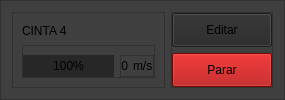
                        <widget class="QFrame" name="f_cinta_1_c_8">
                         <property name="styleSheet">
                          <string notr="true">background-color: rgb(63, 63, 63);</string>
                         </property>
                         <property name="frameShape">
                          <enum>QFrame::StyledPanel</enum>
                         </property>
                         <property name="frameShadow">
                          <enum>QFrame::Raised</enum>
                         </property>
                         <layout class="QHBoxLayout" name="horizontalLayout_27" stretch="3,1">
                          <item>
                           <widget class="QFrame" name="frame_35">
                            <property name="frameShape">
                             <enum>QFrame::StyledPanel</enum>
                            </property>
                            <property name="frameShadow">
                             <enum>QFrame::Raised</enum>
                            </property>
                            <layout class="QVBoxLayout" name="verticalLayout_21" stretch="1,1">
                             <item>
                              <widget class="QLabel" name="l_nombre_cinta_1_c_8">
                               <property name="text">
                                <string>CINTA 4</string>
                               </property>
                              </widget>
                             </item>
                             <item>
                              <widget class="QFrame" name="frame_36">
                               <property name="sizePolicy">
                                <sizepolicy hsizetype="Minimum" vsizetype="Fixed">
                                 <horstretch>0</horstretch>
                                 <verstretch>0</verstretch>
                                </sizepolicy>
                               </property>
                               <property name="frameShape">
                                <enum>QFrame::StyledPanel</enum>
                               </property>
                               <property name="frameShadow">
                                <enum>QFrame::Raised</enum>
                               </property>
                               <layout class="QHBoxLayout" name="horizontalLayout_28" stretch="3,1">
                                <property name="leftMargin">
                                 <number>0</number>
                                </property>
                                <property name="rightMargin">
                                 <number>0</number>
                                </property>
                                <property name="bottomMargin">
                                 <number>0</number>
                                </property>
                                <item>
                                 <widget class="QProgressBar" name="pb_cinta_1_c_8">
                                  <property name="styleSheet">
                                   <string notr="true">QProgressBar::chunk {
    
	background-color: rgb(39, 39, 39);
}</string>
                                  </property>
                                  <property name="value">
                                   <number>100</number>
                                  </property>
                                  <property name="alignment">
                                   <set>Qt::AlignCenter</set>
                                  </property>
                                  <property name="textVisible">
                                   <bool>true</bool>
                                  </property>
                                 </widget>
                                </item>
                                <item>
                                 <widget class="QFrame" name="frame_37">
                                  <property name="frameShape">
                                   <enum>QFrame::StyledPanel</enum>
                                  </property>
                                  <property name="frameShadow">
                                   <enum>QFrame::Raised</enum>
                                  </property>
                                  <layout class="QHBoxLayout" name="horizontalLayout_29" stretch="3,1">
                                   <property name="spacing">
                                    <number>5</number>
                                   </property>
                                   <property name="leftMargin">
                                    <number>0</number>
                                   </property>
                                   <property name="topMargin">
                                    <number>0</number>
                                   </property>
                                   <property name="rightMargin">
                                    <number>0</number>
                                   </property>
                                   <property name="bottomMargin">
                                    <number>0</number>
                                   </property>
                                   <item>
                                    <widget class="QLabel" name="l_vel_cinta_1_c_8">
                                     <property name="sizePolicy">
                                      <sizepolicy hsizetype="Minimum" vsizetype="Minimum">
                                       <horstretch>0</horstretch>
                                       <verstretch>0</verstretch>
                                      </sizepolicy>
                                     </property>
                                     <property name="text">
                                      <string>0</string>
                                     </property>
                                     <property name="alignment">
                                      <set>Qt::AlignRight|Qt::AlignTrailing|Qt::AlignVCenter</set>
                                     </property>
                                    </widget>
                                   </item>
                                   <item>
                                    <widget class="QLabel" name="label_12">
                                     <property name="text">
                                      <string>m/s</string>
                                     </property>
                                    </widget>
                                   </item>
                                  </layout>
                                 </widget>
                                </item>
                               </layout>
                              </widget>
                             </item>
                            </layout>
                           </widget>
                          </item>
                          <item>
                           <widget class="QFrame" name="frame_38">
                            <property name="frameShape">
                             <enum>QFrame::StyledPanel</enum>
                            </property>
                            <property name="frameShadow">
                             <enum>QFrame::Raised</enum>
                            </property>
                            <layout class="QVBoxLayout" name="verticalLayout_22" stretch="1,1">
                             <property name="leftMargin">
                              <number>0</number>
                             </property>
                             <property name="topMargin">
                              <number>0</number>
                             </property>
                             <property name="rightMargin">
                              <number>0</number>
                             </property>
                             <property name="bottomMargin">
                              <number>0</number>
                             </property>
                             <item>
                              <widget class="QPushButton" name="btn_editar_cinta_1_c_8">
                               <property name="sizePolicy">
                                <sizepolicy hsizetype="Minimum" vsizetype="Minimum">
                                 <horstretch>0</horstretch>
                                 <verstretch>0</verstretch>
                                </sizepolicy>
                               </property>
                               <property name="minimumSize">
                                <size>
                                 <width>100</width>
                                 <height>0</height>
                                </size>
                               </property>
                               <property name="styleSheet">
                                <string notr="true">QPushButton {
	background-color: rgb(39, 39, 39);
}

QPushButton:hover {
	background-color: rgb(99, 99, 99);
}</string>
                               </property>
                               <property name="text">
                                <string>Editar</string>
                               </property>
                              </widget>
                             </item>
                             <item>
                              <widget class="QPushButton" name="pushButton_10">
                               <property name="sizePolicy">
                                <sizepolicy hsizetype="Minimum" vsizetype="Minimum">
                                 <horstretch>0</horstretch>
                                 <verstretch>0</verstretch>
                                </sizepolicy>
                               </property>
                               <property name="minimumSize">
                                <size>
                                 <width>100</width>
                                 <height>0</height>
                                </size>
                               </property>
                               <property name="styleSheet">
                                <string notr="true">QPushButton {
	background-color: rgb(170, 0, 0);
}

QPushButton:hover {
	background-color: rgb(99, 99, 99);
}</string>
                               </property>
                               <property name="text">
                                <string>Parar</string>
                               </property>
                              </widget>
                             </item>
                            </layout>
                           </widget>
                          </item>
                         </layout>
                        </widget>
